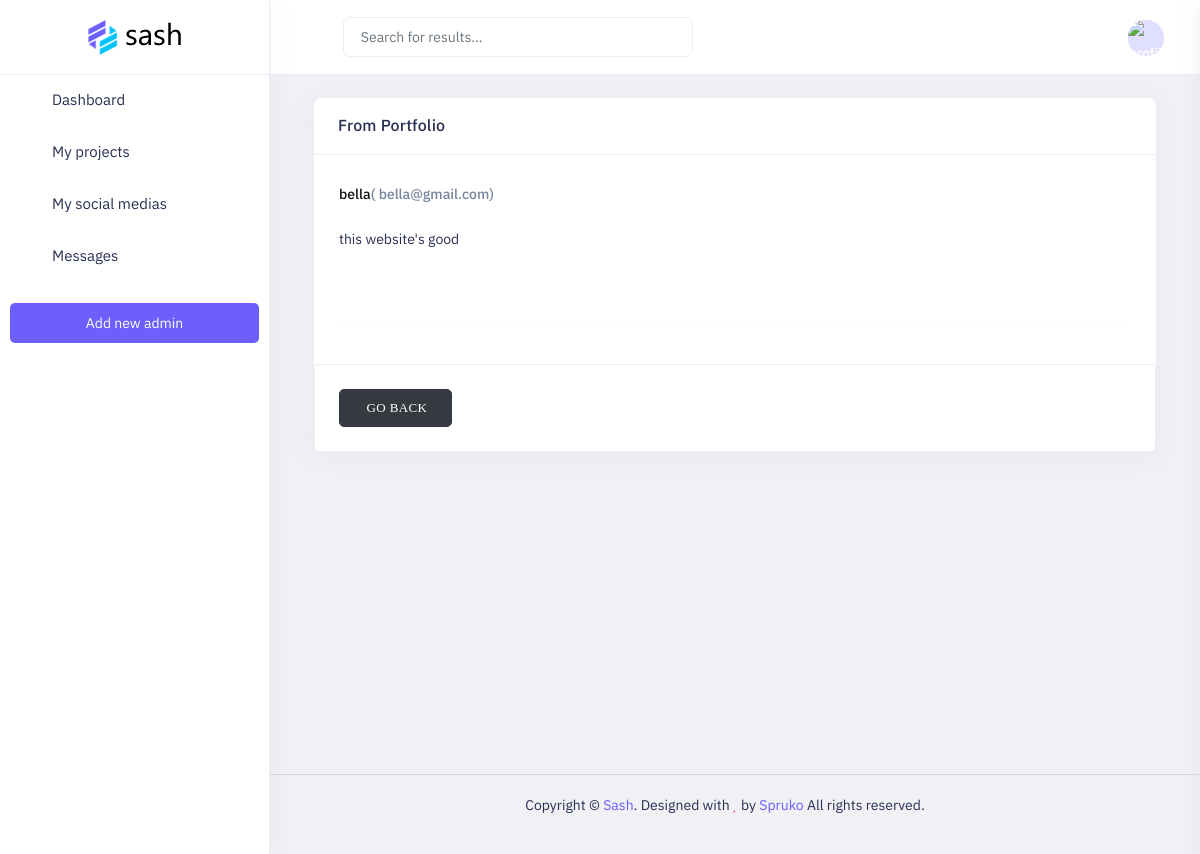
Screenshot of /contacts/detail/4/ with the database file from the repository.
### myapp/models.py (models this page shows)
class Message(models.Model):
    name = models.CharField(max_length = 250)
    email = models.EmailField()
    text = models.TextField()
    sent_time = models.DateTimeField(auto_now_add = True)

### myapp/views.py (the view)
# urls.py: path('contacts/detail/<int:id>/', detail_contact, name = 'detail_contact'),
def detail_contact(request, id):
    message = Message.objects.get(id=id)
    context = {
        "message": message
    }
    return render(request, 'dashboard/contact/detail.html', context )

### templates/dashboard/contact/detail.html (shortened to what this page needs)
{%extends 'dashboard/base.html'%}
{%load static%}
{%block content%}
            <div class="main-content app-content mt-0">
                <div class="side-app">
                    <div class="main-container container-fluid">
                        <div class="page-header">
                            <h1 class="page-title">Message</h1>
                        </div>
                        <div class="col-xl-12">
                            <div class="card">
                                <div class="card-header">
                                    <h3 class="card-title">From Portfolio</h3>
                                </div>
                                <div class="card-body">
                                    <div class="email-media">
                                        <div class="mt-0 d-sm-flex">
                                            <div class="media-body pt-0">
                                                <div class="float-md-end d-flex fs-15">
                                                </div>
                                                <div class="media-title text-dark font-weight-semibold mt-1">{{message.name}}<span class="text-muted font-weight-semibold">( {{message.email}})</span></div>
                                            </div>
                                        </div>
                                    </div>
                                    <div class="eamil-body mt-5">
                                        <p>{{message.text}}</p>
                                        <br><br>
                                        <hr>
                                    </div>
                                </div>
                                <form method="POST">
                                    <div class="example">
                                        <div class="btn-list btn-list-icon">
                                            <a href="{%url 'list_contact' %}"  class="btn btn-dark"><i class="fe fe-upload me-2"> GO BACK</i></a>
                                        </div>
                                    </div>
                                </form>
                            </div>
                        </div>
                    </div>
                </div>
            </div>
{%endblock%}

### static/dashboard/switcher/css/switcher.css (style rules this page uses)
.font-weight-semibold { font-weight: 500; }

### rows the page displays
Message: name "bella", email "bella@gmail.com", text "this website's good"
